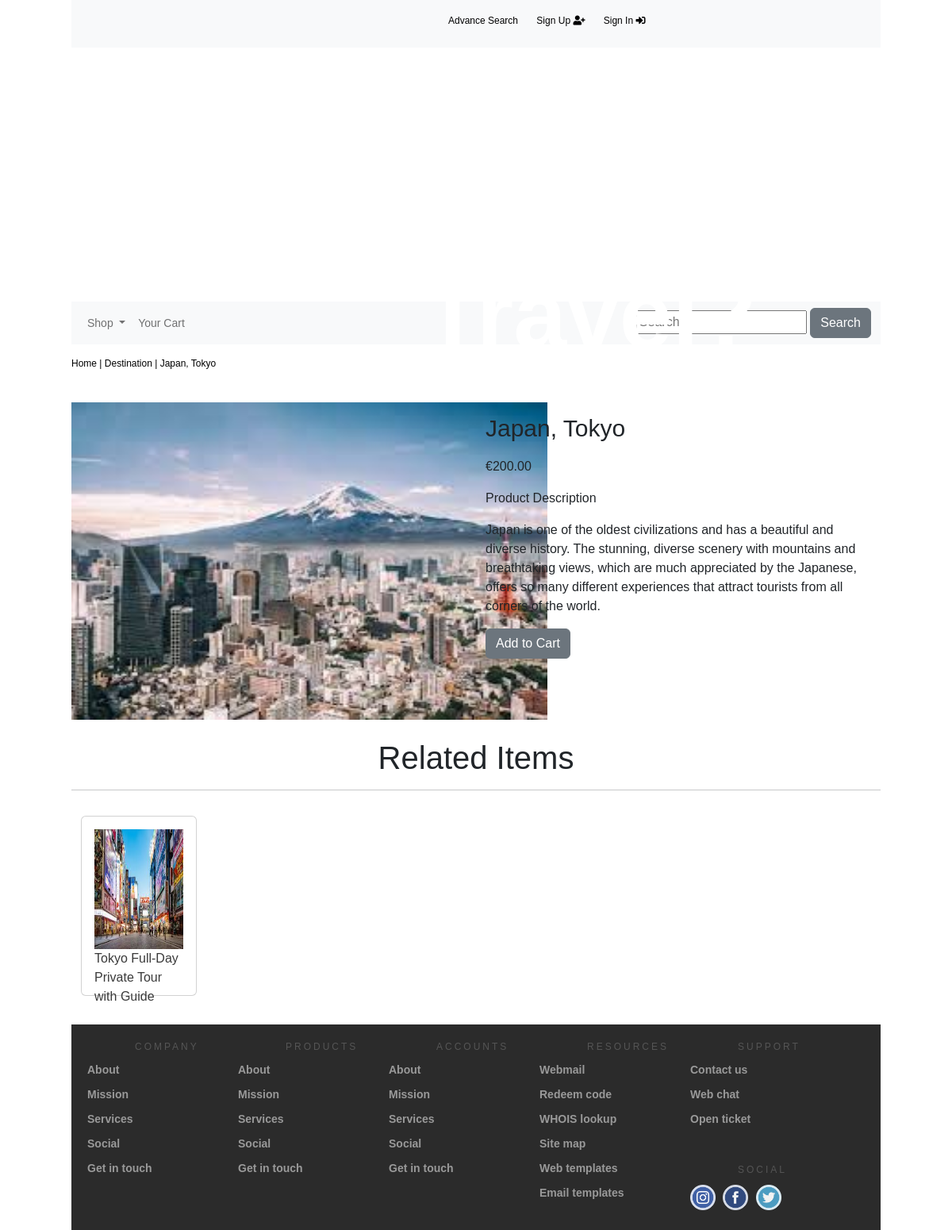
Screenshot of /863f2625-bb15-4759-bf76-9fb8a2e2b6bd/dbfa26e0-375c-49e3-9ef8-58ef1860c3ab/ with the database file from the repository.
### shop/models.py (models this page shows)
class Product(models.Model):
    id = models.UUIDField(primary_key=True, default=uuid.uuid4, editable=False)
    name = models.CharField(max_length=250, unique=True)
    destination = models.CharField(max_length=250, blank=True, null=True)
    description = models.TextField(blank = True)
    category = models.ForeignKey(Category, on_delete=models.CASCADE)
    price = models.DecimalField(max_digits=10, decimal_places=2)
    image = models.ImageField(upload_to='product', blank=True)
    stock = models.IntegerField()
    star_rating = models.IntegerField(blank=True, null=True)
    available = models.BooleanField(default=True)
    created = models.DateTimeField(auto_now_add=True, blank = True, null= True)
    updated = models.DateTimeField(auto_now=True, blank = True, null= True)
    class Meta:
        ordering = ('name',)
        verbose_name = 'product'
        verbose_name_plural = 'products'
    def get_absolute_url(self):
        return reverse('shop:products_detail', args=[self.category.id, self.id])
    def __str__(self):
        return self.name

class Category(models.Model):
    id = models.UUIDField(primary_key=True, default=uuid.uuid4, editable=False)
    name = models.CharField(max_length=250, unique=True)
    description = models.TextField(blank=True)
    class Meta:
        ordering = ["name"]
        verbose_name = "category"
        verbose_name_plural = "categories"
    def get_absolute_url(self):
        return reverse("shop:products_by_category", args=[self.id])
    def __str__(self):
        return self.name

### shop/views.py (the view)
# urls.py: path('<uuid:category_id>/<uuid:product_id>/', views.product_detail, name = 'products_detail'),
def product_detail(request, category_id, product_id):
    lst = []
    picked_product = Product.objects.get(pk=product_id)
    print(picked_product.destination)
    related_products = Product.objects.all()
    for related_product in related_products:
        print(related_product.name)
        if related_product.name == picked_product.name:
            pass
        elif related_product.destination == picked_product.destination:
            lst.append(related_product)
    product = get_object_or_404(Product, category_id=category_id, id=product_id)
    print(lst)
    start = random.randint(0, len(lst))
    print(start)
    return render(request, "shop/product.html", {"product": product, "related": lst[start:start+4]})

### cart/context_processors.py (called while the page is built)
def counter(request):
    item_count = 0
    if "admin" in request.path:
        return {}
    else:
        try:
            cart = Cart.objects.filter(cart_id=_cart_id(request))
            cart_items = CartItem.objects.all().filter(cart=cart[:1])
            for cart_item in cart_items:
                item_count += cart_item.quantity
        except Cart.DoesNotExist:
            item_count = 0
        return {"item_count": item_count}

### cart/views.py (called while the page is built)
def _cart_id(request):
    cart = request.session.session_key
    if not cart:
        cart = request.session.create()
    return cart

### shop/context_processors.py (called while the page is built)
def menu_links(requset):
    links = Category.objects.all()
    return {"links": links}

### shop/templates/shop/product.html (shortened to what this page needs)
{% extends "base.html" %}
{% load static %}
{% block content %}
<div class="row my_prod_row_class">
<div class="mx-auto">
<p><a href="{% url 'shop:all_products' %}">Home</a> | <a href="{{product.category.get_url }}">{{product.category}}</a> | {{product.name}}</p>
</div>
<div class="container">
<br>
<div class="row">
<div class="col-12 col-sm-12 col-md-12 col-lg-6 text-center">
<div style="min-width: 18rem;">
<img style="height: 400px; width: 600px" src="{{product.image.url}}"alt="{{product.name}}">
</div>
</div>
<div class="col-12 col-sm-12 col-md-12 col-lg-6">
<div>
<h1 class="my_prod_title">{{product.name}}</h1>
<p>€{{product.price}}</p>
<p class="my_title">Product Description</p>
<p class="text-justify my_prod_text">{{product.description}}</p>
{% if product.stock == 0%}
<p class="text-justify my_prod_text"><b>Out of Stock</b></p>
{% else %}
<a class="btn btn-secondary" href="{% url 'cart:add_cart' product.id %}">Add to Cart</a>
{% endif %}
</div>
</div>
</div>
<br>
{% if related%}
<h1 style="text-align:center ;">Related Items</h1>
<hr>
{%endif%}
<div class="container-fluid">
    <div class="row">
      {% for product in related %}
      <div class="col-2 my-3">
        <div class="card" style="height: 6cm;">
          <div class="card-body">
            <a href="{{product.get_absolute_url}}"><img class=" w-100" style="height: 4cm;" src="{{product.image.url}}"></a>
            <p style="color:rgb(58, 58, 58);">{{product.name}}</p>
          </div>
        </div>
      </div>
      {% endfor %}
    </div>
  </div>
</div>
</div>
{% endblock %}

### static/CSS/style.css (style rules this page uses)
* { font-family: sans-serif }
.my_title { font-size: 16px; }
.my_prod_row_class { padding-top: 15px; padding-bottom: 20px; }
.my_prod_row_class .mx-auto p { color: #000; font-size: 12px; }
.my_prod_row_class .mx-auto p a { color: #000; font-size: 12px; text-decoration: none; }
.my_prod_title { font-size: 30px; padding-top: 15px; padding-bottom: 10px; }
.my_prod_text { padding-right: 20px; }

### rows the page displays
Product: category "Destination", name "Japan, Tokyo", image (picture), price "200.00", description "Japan is one of the oldest civilizations and has a beautiful and diverse history. The stunning, diverse scenery with mountains and breathtaking views, which are much appreciated by the Japanese, offers so many different experiences that attract tourists from all corners of the world."
Product: image (picture), name "Tokyo Full-Day Private Tour with Guide"
